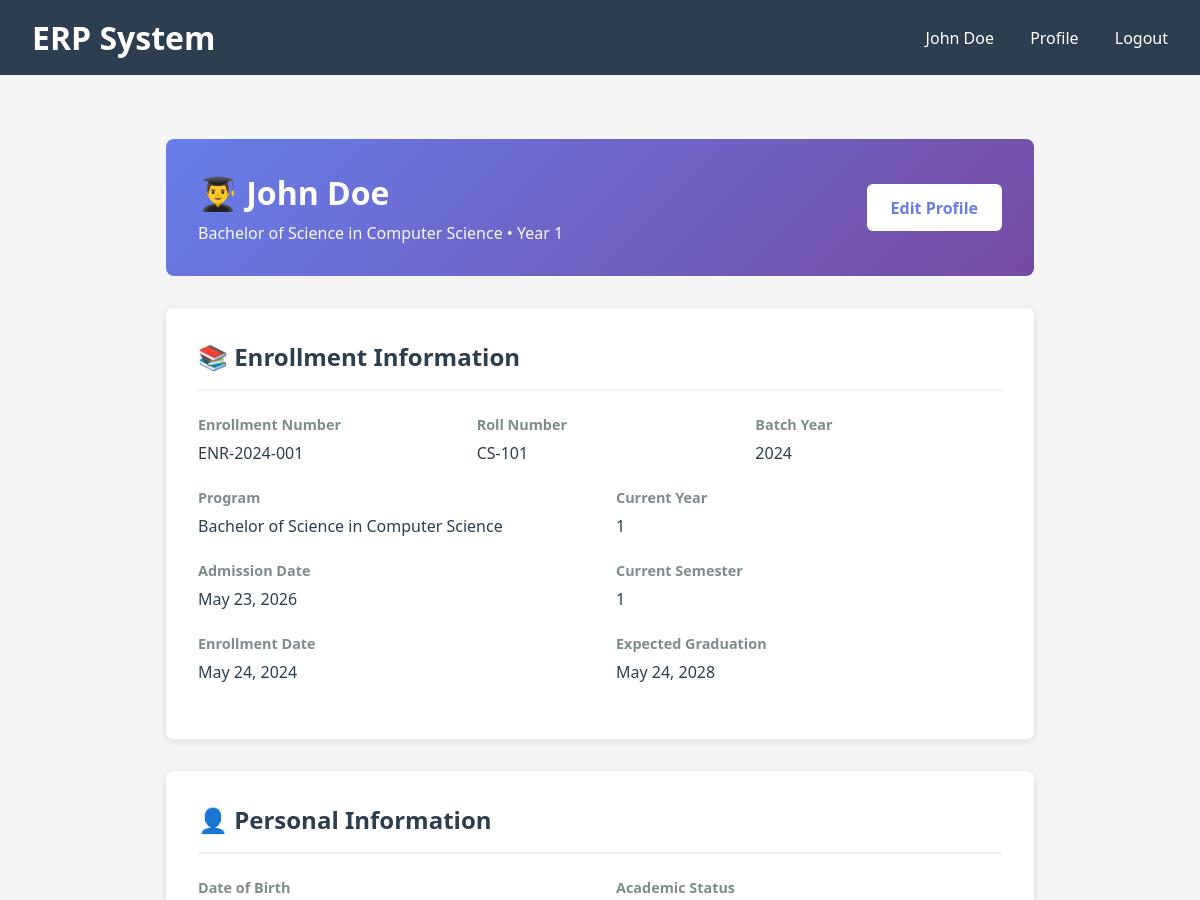
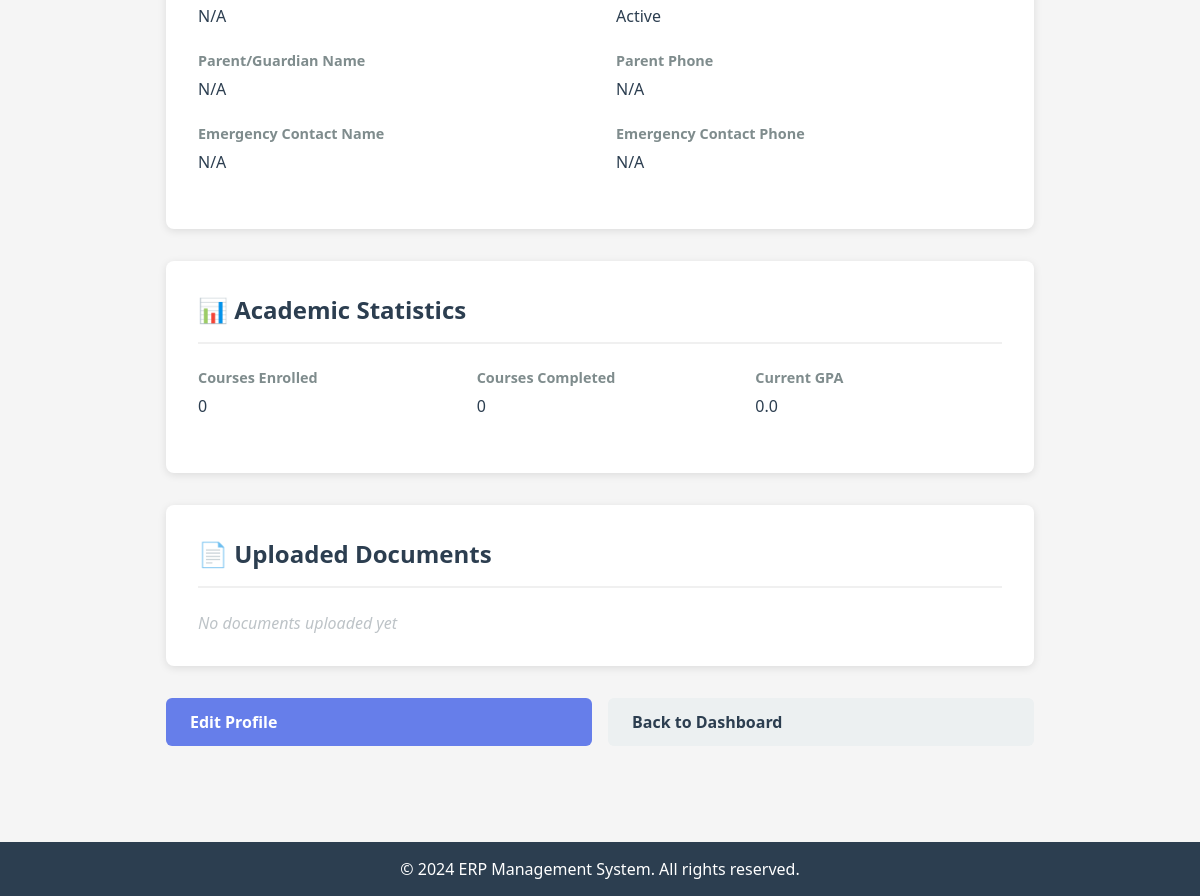
Screenshot of /students/profile/ (signed in) with the database file from the repository (2 pictures, top to bottom).
### users/models.py (models this page shows, shortened)
class CustomUser(AbstractBaseUser, PermissionsMixin):
    USER_TYPE_CHOICES = (
        ('ORGANIZATION', 'Organization'),
        ('TEACHER', 'Teacher'),
        ('STUDENT', 'Student'),
        ('SUPPORT', 'Support Team'),
        ('ADMIN', 'Administrator'),
    )
    email = models.EmailField(unique=True, max_length=255)
    first_name = models.CharField(max_length=150)
    last_name = models.CharField(max_length=150)
    phone = models.CharField(max_length=20, blank=True, null=True)
    user_type = models.CharField(max_length=20, choices=USER_TYPE_CHOICES, default='STUDENT')
    is_active = models.BooleanField(default=True)
    is_staff = models.BooleanField(default=False)
    is_verified = models.BooleanField(default=False)
    created_at = models.DateTimeField(auto_now_add=True)
    updated_at = models.DateTimeField(auto_now=True)
    profile_image = models.ImageField(upload_to='profile_images/', blank=True, null=True)
    bio = models.TextField(blank=True, null=True)
    address = models.CharField(max_length=255, blank=True, null=True)
    city = models.CharField(max_length=100, blank=True, null=True)
    state = models.CharField(max_length=100, blank=True, null=True)
    postal_code = models.CharField(max_length=20, blank=True, null=True)
    country = models.CharField(max_length=100, blank=True, null=True)
    USERNAME_FIELD = 'email'
    REQUIRED_FIELDS = []
    objects = CustomUserManager()
    class Meta:
        ordering = ['-created_at']
        verbose_name = 'User'
        verbose_name_plural = 'Users'
    def get_full_name(self):
        return f'{self.first_name} {self.last_name}'.strip() or self.email

### students/models.py (models this page shows, shortened)
class Student(models.Model):
    ACADEMIC_STATUS_CHOICES = (
        ('ACTIVE', 'Active'),
        ('INACTIVE', 'Inactive'),
        ('GRADUATED', 'Graduated'),
        ('SUSPENDED', 'Suspended'),
    )
    user = models.OneToOneField(CustomUser, on_delete=models.CASCADE, related_name='student_profile')
    organization = models.ForeignKey(Organization, on_delete=models.CASCADE, related_name='students')
    enrollment_number = models.CharField(max_length=100, unique=True)
    roll_number = models.CharField(max_length=100, blank=True, null=True)
    program = models.CharField(max_length=255)
    current_year = models.IntegerField(default=1, help_text="Current year of study")
    semester = models.IntegerField(default=1)
    batch_year = models.IntegerField()
    admission_date = models.DateField(help_text="Date of admission")
    academic_status = models.CharField(max_length=20, choices=ACADEMIC_STATUS_CHOICES, default='ACTIVE')
    date_of_birth = models.DateField(blank=True, null=True)
    parent_name = models.CharField(max_length=255, blank=True, null=True)
    parent_phone = models.CharField(max_length=20, blank=True, null=True)
    emergency_contact_name = models.CharField(max_length=255, blank=True, null=True)
    emergency_contact_phone = models.CharField(max_length=20, blank=True, null=True)
    admission_letter = models.FileField(upload_to='student_documents/admission_letters/', blank=True, null=True)
    identity_proof = models.FileField(upload_to='student_documents/identity_proofs/', blank=True, null=True)
    certificate_10th = models.FileField(upload_to='student_documents/certificates/', blank=True, null=True)
    certificate_12th = models.FileField(upload_to='student_documents/certificates/', blank=True, null=True)
    medical_certificate = models.FileField(upload_to='student_documents/medical/', blank=True, null=True)
    total_courses_enrolled = models.IntegerField(default=0)
    total_courses_completed = models.IntegerField(default=0)
    current_gpa = models.FloatField(default=0.0)
    enrollment_date = models.DateField()
    expected_graduation_date = models.DateField(blank=True, null=True)
    created_at = models.DateTimeField(auto_now_add=True)
    updated_at = models.DateTimeField(auto_now=True)
    class Meta:
        verbose_name = 'Student'
        verbose_name_plural = 'Students'
        ordering = ['-created_at']

### students/views.py (the view)
# urls.py: path('profile/', views.student_profile, name='student-profile'),
@login_required(login_url='login')
def student_profile(request):
    if request.user.user_type != 'STUDENT':
        messages.error(request, 'Only students can access this page.')
        return redirect('home')
    try:
        student = request.user.student_profile
    except Student.DoesNotExist:
        messages.error(request, 'Student profile not found.')
        return redirect('profile')
    context = {
        'student': student,
    }
    return render(request, 'students/profile.html', context)

### templates/students/profile.html (shortened to what this page needs)
{% extends 'base.html' %}
{% block content %}
<div class="profile-container">
    <div class="profile-header">
        <div class="profile-header-content">
            <h1>👨‍🎓 {{ student.user.get_full_name }}</h1>
            <p>{{ student.program }} • Year {{ student.current_year }}</p>
        </div>
        <a href="{% url 'student-profile-edit' %}" class="btn btn-edit">Edit Profile</a>
    </div>
    <div class="profile-card">
        <h2>📚 Enrollment Information</h2>
        <div class="info-row triple">
            <div class="info-item">
                <span class="info-label">Enrollment Number</span>
                <span class="info-value">{{ student.enrollment_number }}</span>
            </div>
            <div class="info-item">
                <span class="info-label">Roll Number</span>
                <span class="info-value">{{ student.roll_number|default:"N/A" }}</span>
            </div>
            <div class="info-item">
                <span class="info-label">Batch Year</span>
                <span class="info-value">{{ student.batch_year }}</span>
            </div>
        </div>
        <div class="info-row">
            <div class="info-item">
                <span class="info-label">Program</span>
                <span class="info-value">{{ student.program }}</span>
            </div>
            <div class="info-item">
                <span class="info-label">Current Year</span>
                <span class="info-value">{{ student.current_year }}</span>
            </div>
        </div>
        <div class="info-row">
            <div class="info-item">
                <span class="info-label">Admission Date</span>
                <span class="info-value">{{ student.admission_date|date:"M d, Y"|default:"N/A" }}</span>
            </div>
            <div class="info-item">
                <span class="info-label">Current Semester</span>
                <span class="info-value">{{ student.semester }}</span>
            </div>
        </div>
        <div class="info-row">
            <div class="info-item">
                <span class="info-label">Enrollment Date</span>
                <span class="info-value">{{ student.enrollment_date|date:"M d, Y" }}</span>
            </div>
            <div class="info-item">
                <span class="info-label">Expected Graduation</span>
                <span class="info-value">{{ student.expected_graduation_date|date:"M d, Y"|default:"N/A" }}</span>
            </div>
        </div>
    </div>
    <div class="profile-card">
        <h2>👤 Personal Information</h2>
        <div class="info-row">
            <div class="info-item">
                <span class="info-label">Date of Birth</span>
                <span class="info-value">{{ student.date_of_birth|date:"M d, Y"|default:"N/A" }}</span>
            </div>
            <div class="info-item">
                <span class="info-label">Academic Status</span>
                <span class="info-value">{{ student.get_academic_status_display }}</span>
            </div>
        </div>
        <div class="info-row">
            <div class="info-item">
                <span class="info-label">Parent/Guardian Name</span>
                <span class="info-value">{{ student.parent_name|default:"N/A" }}</span>
            </div>
            <div class="info-item">
                <span class="info-label">Parent Phone</span>
                <span class="info-value">{{ student.parent_phone|default:"N/A" }}</span>
            </div>
        </div>
        <div class="info-row">
            <div class="info-item">
                <span class="info-label">Emergency Contact Name</span>
                <span class="info-value">{{ student.emergency_contact_name|default:"N/A" }}</span>
            </div>
            <div class="info-item">
                <span class="info-label">Emergency Contact Phone</span>
                <span class="info-value">{{ student.emergency_contact_phone|default:"N/A" }}</span>
            </div>
        </div>
    </div>
    <div class="profile-card">
        <h2>📊 Academic Statistics</h2>
        <div class="info-row triple">
            <div class="info-item">
                <span class="info-label">Courses Enrolled</span>
                <span class="info-value">{{ student.total_courses_enrolled }}</span>
            </div>
            <div class="info-item">
                <span class="info-label">Courses Completed</span>
                <span class="info-value">{{ student.total_courses_completed }}</span>
            </div>
            <div class="info-item">
                <span class="info-label">Current GPA</span>
                <span class="info-value">{{ student.current_gpa }}</span>
            </div>
        </div>
    </div>
    <div class="profile-card">
        <h2>📄 Uploaded Documents</h2>
        {% if student.admission_letter or student.identity_proof or student.certificate_10th or student.certificate_12th or student.medical_certificate %}
            <div class="info-row triple">
                {% if student.admission_letter %}
                <div class="info-item">
                    <span class="info-label">Admission Letter</span>
                    <a href="{{ student.admission_letter.url }}" class="document-link" target="_blank">📥 Download</a>
                </div>
                {% endif %}
                {% if student.identity_proof %}
                <div class="info-item">
                    <span class="info-label">Identity Proof</span>
                    <a href="{{ student.identity_proof.url }}" class="document-link" target="_blank">📥 Download</a>
                </div>
                {% endif %}
                {% if student.certificate_10th %}
                <div class="info-item">
                    <span class="info-label">10th Class Certificate</span>
                    <a href="{{ student.certificate_10th.url }}" class="document-link" target="_blank">📥 Download</a>
                </div>
                {% endif %}
            </div>
            <div class="info-row" style="margin-top: 1rem;">
                {% if student.certificate_12th %}
                <div class="info-item">
                    <span class="info-label">12th Class Certificate</span>
                    <a href="{{ student.certificate_12th.url }}" class="document-link" target="_blank">📥 Download</a>
                </div>
                {% endif %}
                {% if student.medical_certificate %}
                <div class="info-item">
                    <span class="info-label">Medical Certificate</span>
                    <a href="{{ student.medical_certificate.url }}" class="document-link" target="_blank">📥 Download</a>
                </div>
                {% endif %}
            </div>
        {% else %}
            <p class="empty-value">No documents uploaded yet</p>
        {% endif %}
    </div>
    <div style="display: flex; gap: 1rem; margin-bottom: 2rem;">
        <a href="{% url 'student-profile-edit' %}" class="btn btn-edit" style="background: #667eea; color: white; flex: 1;">Edit Profile</a>
        <a href="{% url 'student-dashboard' %}" class="btn btn-edit" style="background: #ecf0f1; color: #2c3e50; flex: 1;">Back to Dashboard</a>
    </div>
</div>
{% endblock %}

### templates/base.html (shortened to what this page needs)
<!DOCTYPE html>
<html lang="en">
<head>
</head>
<body>
    <header>
        <div>
            <h1>ERP System</h1>
        </div>
        <nav>
            {% if user.is_authenticated %}
                <span>{{ user.get_full_name }}</span>
                <a href="{% url 'profile' %}">Profile</a>
                <a href="{% url 'logout' %}">Logout</a>
            {% else %}
                <a href="{% url 'login' %}">Login</a>
                <a href="{% url 'register' %}">Register</a>
            {% endif %}
        </nav>
    </header>
    <div class="container">
        {% block content %}{% endblock %}
    </div>
    <footer>
        <p>&copy; 2024 ERP Management System. All rights reserved.</p>
    </footer>
</body>
</html>

### templates/base.html (style rules this page uses)
* { margin: 0; padding: 0; box-sizing: border-box; }
body { font-family: 'Segoe UI', Tahoma, Geneva, Verdana, sans-serif; background-color: #f5f5f5; color: #333; }
header { background-color: #2c3e50; color: white; padding: 1rem 2rem; display: flex; justify-content: space-between; align-items: center; }
nav a { color: white; text-decoration: none; margin-left: 2rem; }
.container { max-width: 1200px; margin: 0 auto; padding: 2rem; }
footer { background-color: #2c3e50; color: white; text-align: center; padding: 1rem; margin-top: 2rem; }

### templates/students/profile.html (style rules this page uses)
.profile-container { max-width: 900px; margin: 2rem auto; padding: 0 1rem; }
.profile-header { background: linear-gradient(135deg, #667eea 0%, #764ba2 100%); color: white; padding: 2rem; border-radius: 8px; margin-bottom: 2rem; display: flex; justify-content: space-between; align-items: center; }
.profile-header-content h1 { margin: 0 0 0.5rem 0; font-size: 2rem; }
.profile-header-content p { margin: 0; opacity: 0.95; }
.btn { padding: 0.8rem 1.5rem; border: none; border-radius: 6px; font-weight: 600; cursor: pointer; transition: all 0.3s ease; text-decoration: none; display: inline-block; }
.btn-edit { background: white; color: #667eea; }
.profile-card { background: white; padding: 2rem; border-radius: 8px; margin-bottom: 2rem; box-shadow: 0 2px 8px rgba(0, 0, 0, 0.1); }
.profile-card h2 { color: #2c3e50; margin-bottom: 1.5rem; padding-bottom: 1rem; border-bottom: 2px solid #f0f0f0; }
.info-row { display: grid; grid-template-columns: 1fr 1fr; gap: 2rem; margin-bottom: 1.5rem; }
.info-row.triple { grid-template-columns: 1fr 1fr 1fr; }
.info-item { display: flex; flex-direction: column; }
.info-label { font-weight: 600; color: #7f8c8d; font-size: 0.9rem; margin-bottom: 0.5rem; }
.info-value { color: #2c3e50; font-size: 1rem; }
.empty-value { color: #bdc3c7; font-style: italic; }

### rows the page displays
CustomUser: get_full_name "John Doe"
Student: user.get_full_name "John Doe", program "Bachelor of Science in Computer Science", current_year "1", enrollment_number "ENR-2024-001", roll_number "CS-101", batch_year "2024", admission_date "May 23, 2026", semester "1", enrollment_date "May 24, 2024", expected_graduation_date "May 24, 2028", date_of_birth "N/A", academic_status "Active", parent_name "N/A", parent_phone "N/A", emergency_contact_name "N/A", emergency_contact_phone "N/A", total_courses_enrolled "0", total_courses_completed "0", current_gpa "0.0"
